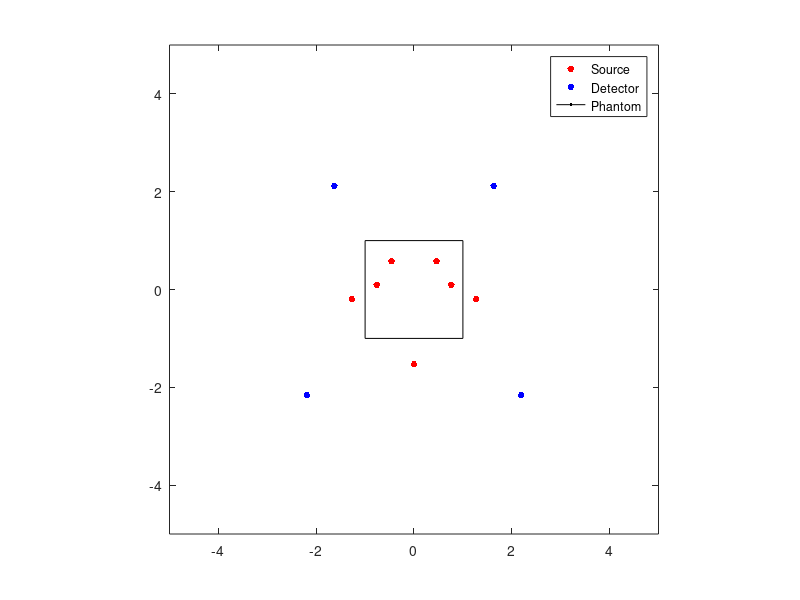

MATLAB code to generate this figure:
clear;

sx = [.0,-.46,-.76,1.27,.46,.76,-1.27];
sy = -[1.53,-.58,-.1,.2,-.58,-.1,.2];

dx = [-2.19,1.63,2.19,-1.63];
dy = -[2.16,-2.12,2.16,-2.12];

plot(sx,sy,'.r','MarkerSize',15);
hold on 
plot(dx,dy,'.b','MarkerSize',15);
plot(-100,100,'k');
rectangle('Position',[-1 -1 2 2]);
hold off
daspect([1 1 1]);
axis([-5, 5, -5, 5]);
legend('Source','Detector','Phantom');

% Fittest 351
% x: [.0,-.46,-.76,1.27,-2.19,1.63,.0,.0,.0,.0,.0,];
% y: [1.53,-.58,-.1,.2,2.16,-2.12,.0,.0,.0,.0,.0,];
% 19.94
